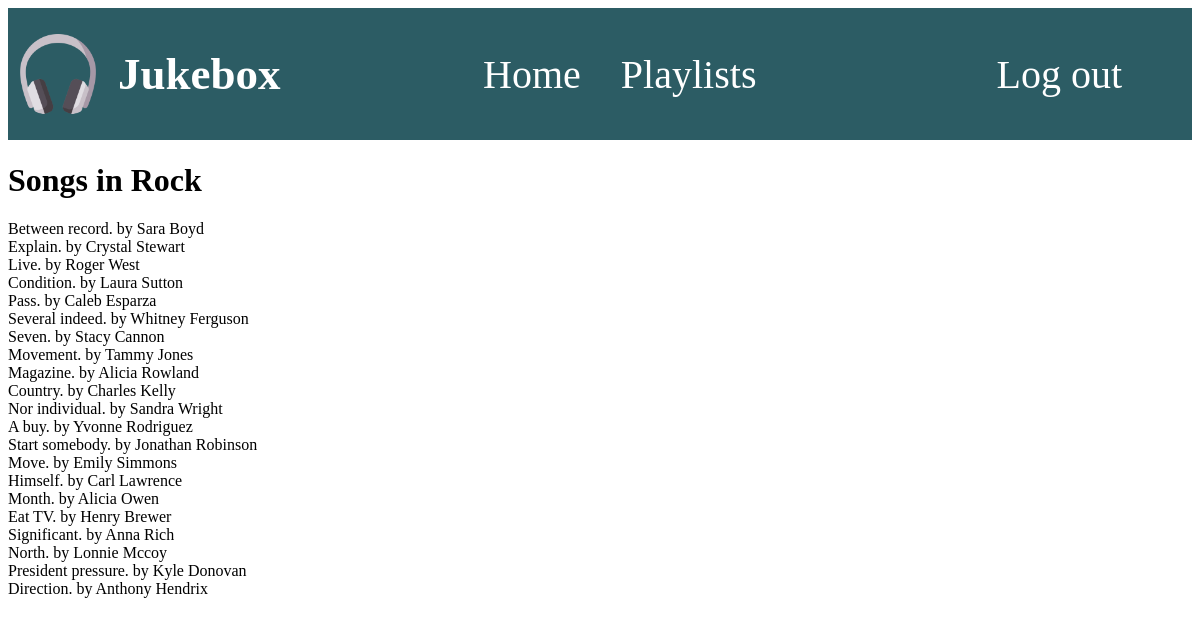
/app/genre/16/, run on the app's committed database.
### app/models.py (models this page shows, shortened)
class Genre(models.Model):
    name = models.CharField(max_length=255)
    image = models.ImageField(null=True, blank=True)  # Add image field

class Song(models.Model):
    title = models.CharField(max_length=255)
    artist = models.CharField(max_length=255)
    genre = models.ForeignKey(Genre, on_delete=models.CASCADE)

### app/views.py (the view)
# urls.py: path('genre/<int:genre_id>/', views.genre_detail, name='genre_detail'),
def genre_detail(request, genre_id):
    genre = get_object_or_404(Genre, id=genre_id)
    songs = Song.objects.filter(genre=genre)
    return render(request, 'app/genre_detail.html', {'genre': genre, 'songs': songs})

### app/templates/app/genre_detail.html (shortened to what this page needs)
{% extends 'app/home.html' %}
{% block content %}
<div class="song_parent">
<h1>Songs in {{ genre.name }}</h1>
    {% for song in songs %}
        <div class="Song_box">
            {{ song.title }} by {{ song.artist }} <br>
        </div>
    {% empty %}
        No songs available in this genre.
    {% endfor %}
</div>
{% endblock %}

### data on the page
Genre: name "Rock"
Song: title "Between record.", artist "Sara Boyd"
Song: title "Explain.", artist "Crystal Stewart"
Song: title "Live.", artist "Roger West"
Song: title "Condition.", artist "Laura Sutton"
Song: title "Pass.", artist "Caleb Esparza"
Song: title "Several indeed.", artist "Whitney Ferguson"
Song: title "Seven.", artist "Stacy Cannon"
Song: title "Movement.", artist "Tammy Jones"
Song: title "Magazine.", artist "Alicia Rowland"
Song: title "Country.", artist "Charles Kelly"
Song: title "Nor individual.", artist "Sandra Wright"
Song: title "A buy.", artist "Yvonne Rodriguez"
Song: title "Start somebody.", artist "Jonathan Robinson"
Song: title "Move.", artist "Emily Simmons"
Song: title "Himself.", artist "Carl Lawrence"
Song: title "Month.", artist "Alicia Owen"
Song: title "Eat TV.", artist "Henry Brewer"
Song: title "Significant.", artist "Anna Rich"
Song: title "North.", artist "Lonnie Mccoy"
Song: title "President pressure.", artist "Kyle Donovan"
Song: title "Direction.", artist "Anthony Hendrix"
